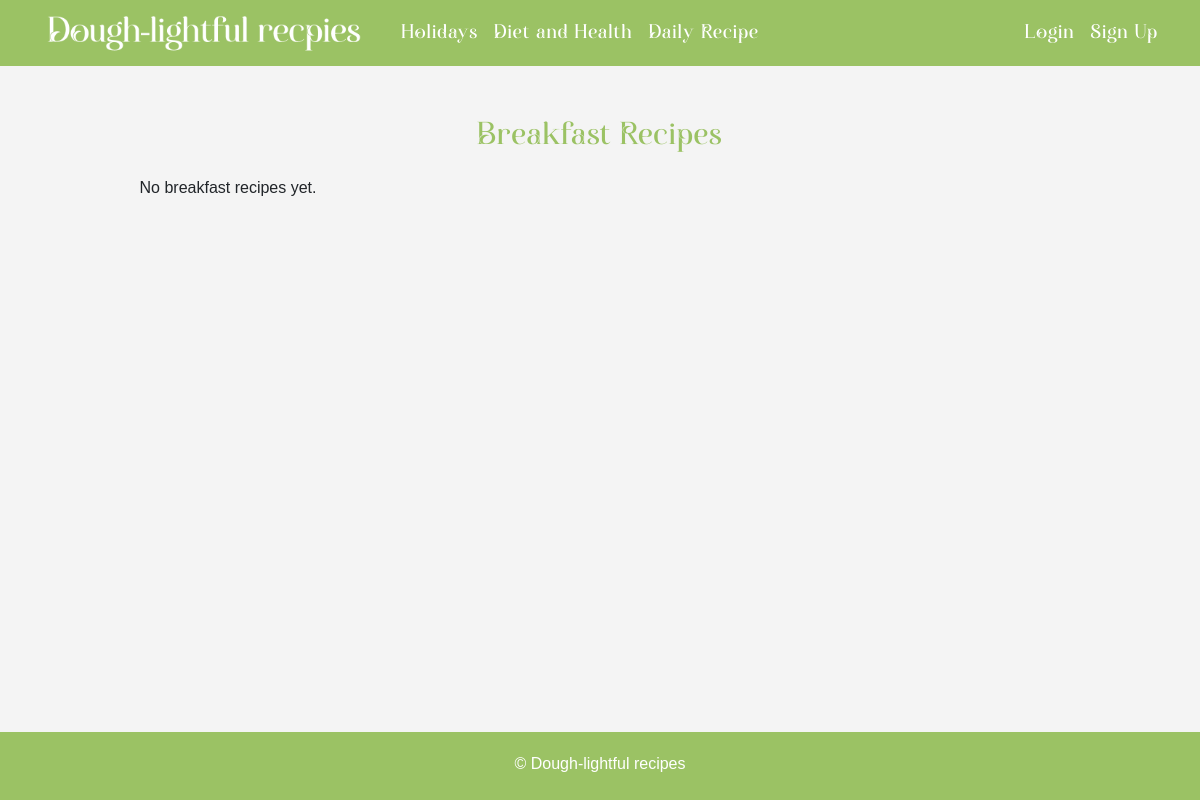
The app's page /daily/?subcategory=breakfast, older data.
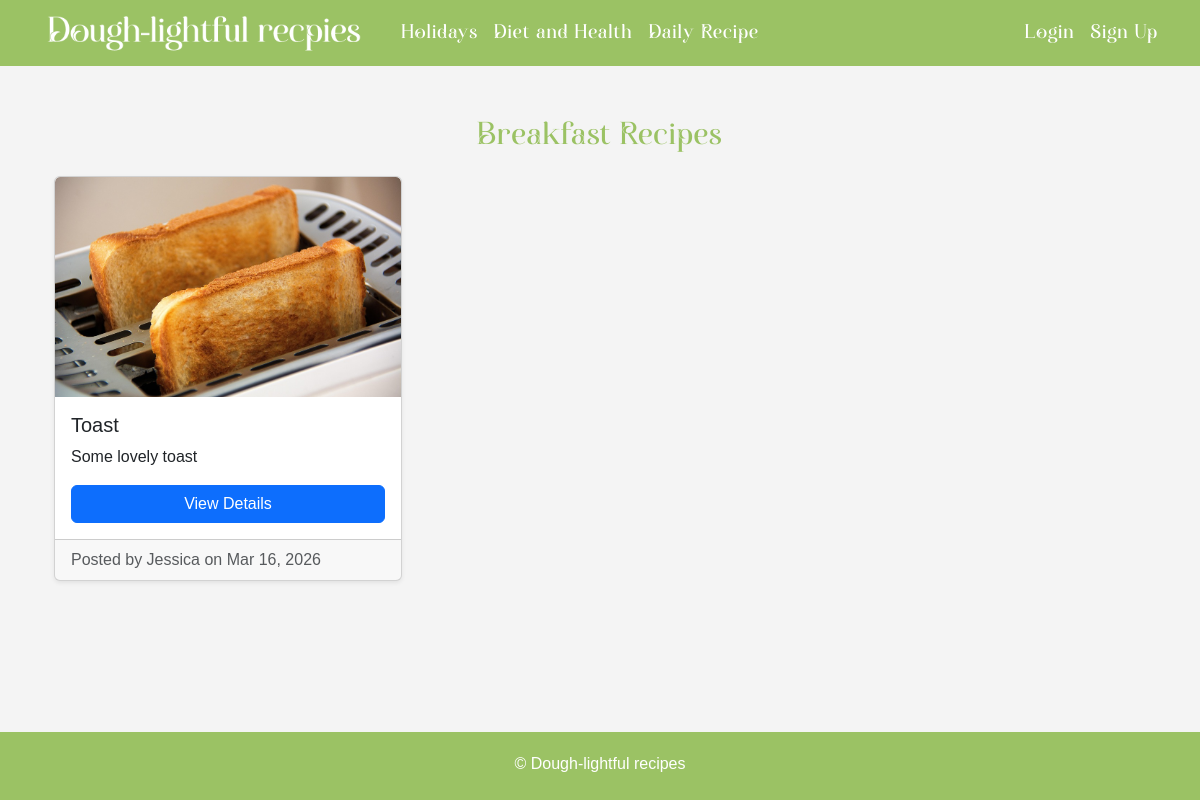
The same page, newer data.
### recipe/models.py (models this page shows, shortened)
class Recipe(models.Model):
    MAIN_CATEGORIES = [
        ('daily', 'Daily Recipes'),
        ('holiday', 'Holidays'),
        ('health', 'Diet & Health'),
    ]
    SUB_CATEGORIES = [
        ('breakfast', 'Breakfast'),
        ('lunch', 'Lunch'),
        ('dinner', 'Dinner'),
        ('dessert', 'Dessert'),
        ('drinks', 'Drinks'),
        ('new_years', "New Year's"),
        ('mothers_day', "Mother's Day"),
        ('keto', 'Keto'),
        ('vegetarian', 'Vegetarian'),
    ]
    user = models.ForeignKey(User, on_delete=models.CASCADE)
    title = models.CharField(max_length=200)
    description = models.TextField()
    ingredients = models.TextField()
    instructions = models.TextField()
    image = models.ImageField(upload_to='recipes/', blank=True, null=True)
    main_category = models.CharField(max_length=20, choices=MAIN_CATEGORIES)
    sub_category = models.CharField(max_length=20, choices=SUB_CATEGORIES, blank=True, null=True)
    created_at = models.DateTimeField(auto_now_add=True)

### recipe/views.py (the view)
# urls.py: path('daily/', views.daily_view, name='daily_all'),
def daily_view(request):
    subcat = request.GET.get('subcategory')
    recipes = Recipe.objects.filter(
        main_category='daily',
        sub_category=subcat
    ).order_by('-created_at') if subcat else Recipe.objects.filter(main_category='daily').order_by('-created_at')
    template_name = f'food/daily/{subcat}.html' if subcat else 'food/daily/all.html'
    return render(request, template_name, {'recipes': recipes})

### templates/food/daily/breakfast.html (shortened to what this page needs)
{% extends 'base.html' %}
{% load static %}
{% block content %}
<div class="container mt-4">
    <h2 class="mb-4 text-center heading">Breakfast Recipes</h2>
    <div class="row row-cols-1 row-cols-md-3 g-4">
        {% for recipe in recipes %}
        <div class="col">
            <div class="card h-100 shadow-sm">
                {% if recipe.image %}
                <img src="{{ recipe.image.url }}" class="card-img-top" alt="{{ recipe.title }}">
                {% else %}
                <img src="{% static 'recipestatic/Le_Logo.png' %}" class="card-img-top" alt="{{ recipe.title }}">
                {% endif %}
                <div class="card-body d-flex flex-column">
                    <h5 class="card-title">{{ recipe.title }}</h5>
                    <p class="card-text">
                        {{ recipe.description }}
                    </p>
                    <a href="{% url 'recipe_detail' recipe.id %}" class="btn btn-primary mt-auto">
                        View Details
                    </a>
                </div>
                <div class="card-footer text-muted">
                    Posted by {{ recipe.user.username }} on {{ recipe.created_at|date:"M d, Y" }}
                </div>
            </div>
        </div>
        {% empty %}
        <p class="text-center">No breakfast recipes yet.</p>
        {% endfor %}
    </div>
</div>
{% endblock %}

Row changes from the older to the newer data that the page shows:
added Recipe: image (picture), title "Toast", description "Some lovely toast", user.username "Jessica", created_at "Mar 16, 2026"
Text that changed along with them:
text no longer shown: "No breakfast recipes yet."
